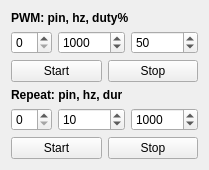
              <widget class="QWidget" name="tab_serial_pwm">
               <attribute name="title">
                <string>PWM/Rep</string>
               </attribute>
               <layout class="QFormLayout" name="form_serial_pwm">
                <item row="0" column="0" colspan="2">
                  <widget class="QLabel" name="lbl_pwm"><property name="text"><string>PWM: pin, hz, duty%</string></property><property name="font"><font><bold>true</bold></font></property></widget>
                </item>
                <item row="1" column="0">
                 <widget class="QSpinBox" name="spin_pwm_pin"><property name="toolTip"><string>Pin</string></property></widget>
                </item>
                <item row="1" column="1">
                 <layout class="QHBoxLayout" name="layout_pwm_args">
                  <item>
                   <widget class="QSpinBox" name="spin_pwm_freq">
                    <property name="minimum"><number>1</number></property>
                    <property name="maximum"><number>1000000</number></property>
                    <property name="value"><number>1000</number></property>
                    <property name="toolTip"><string>Freq (Hz)</string></property>
                   </widget>
                  </item>
                  <item>
                   <widget class="QSpinBox" name="spin_pwm_duty">
                    <property name="maximum"><number>100</number></property>
                    <property name="value"><number>50</number></property>
                    <property name="toolTip"><string>Duty %</string></property>
                   </widget>
                  </item>
                 </layout>
                </item>
                <item row="2" column="0" colspan="2">
                 <layout class="QHBoxLayout" name="layout_pwm_btns">
                  <item><widget class="QPushButton" name="btn_cmd_pwm"><property name="text"><string>Start</string></property></widget></item>
                  <item><widget class="QPushButton" name="btn_cmd_stoppwm"><property name="text"><string>Stop</string></property></widget></item>
                 </layout>
                </item>
 
                <item row="3" column="0" colspan="2">
                  <widget class="QLabel" name="lbl_repeat"><property name="text"><string>Repeat: pin, hz, dur</string></property><property name="font"><font><bold>true</bold></font></property></widget>
                </item>
                <item row="4" column="0">
                 <widget class="QSpinBox" name="spin_repeat_pin"><property name="toolTip"><string>Pin</string></property></widget>
                </item>
                <item row="4" column="1">
                 <layout class="QHBoxLayout" name="layout_repeat_args">
                  <item>
                   <widget class="QSpinBox" name="spin_repeat_freq">
                    <property name="maximum"><number>1000000</number></property>
                    <property name="value"><number>10</number></property>
                    <property name="toolTip"><string>Freq (Hz)</string></property>
                   </widget>
                  </item>
                  <item>
                   <widget class="QSpinBox" name="spin_repeat_dur">
                    <property name="maximum"><number>10000000</number></property>
                    <property name="value"><number>1000</number></property>
                    <property name="toolTip"><string>Duration (us)</string></property>
                   </widget>
                  </item>
                 </layout>
                </item>
                <item row="5" column="0" colspan="2">
                 <layout class="QHBoxLayout" name="layout_repeat_btns">
                  <item><widget class="QPushButton" name="btn_cmd_repeat"><property name="text"><string>Start</string></property></widget></item>
                  <item><widget class="QPushButton" name="btn_cmd_stoprepeat"><property name="text"><string>Stop</string></property></widget></item>
                 </layout>
                </item>
               </layout>
              </widget>
